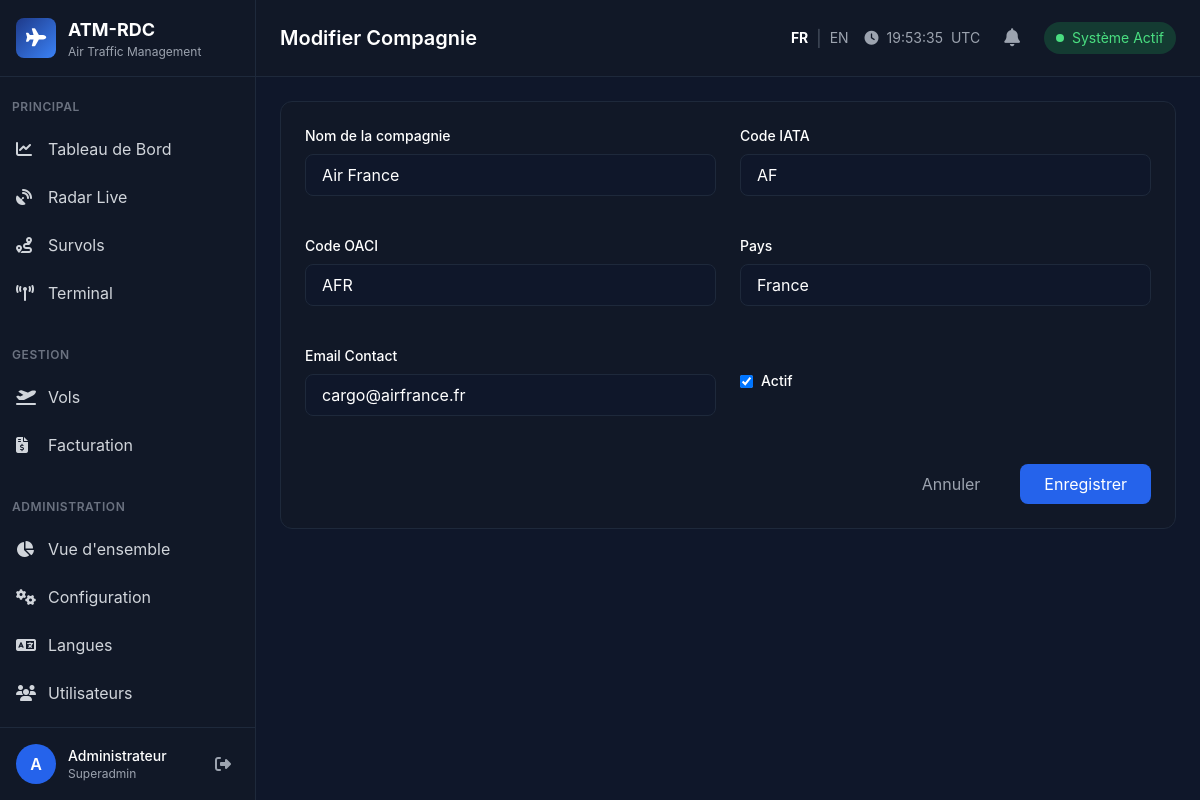
The page /admin/airlines/edit/2 (signed in) on the database its author committed.
### models/system.py (models this page shows, shortened)
class SystemConfig(db.Model):
    __tablename__ = 'system_configs'
    id = db.Column(db.Integer, primary_key=True)
    key = db.Column(db.String(100), unique=True, nullable=False, index=True)
    value = db.Column(db.Text)
    value_type = db.Column(db.String(20), default='string')
    category = db.Column(db.String(50))
    description = db.Column(db.Text)
    is_public = db.Column(db.Boolean, default=False)
    is_editable = db.Column(db.Boolean, default=True)
    updated_by = db.Column(db.Integer, db.ForeignKey('users.id'))
    created_at = db.Column(db.DateTime, default=datetime.utcnow)
    updated_at = db.Column(db.DateTime, default=datetime.utcnow, onupdate=datetime.utcnow)

### models/user.py (models this page shows, shortened)
class User(db.Model, UserMixin):
    __tablename__ = 'users'
    id = db.Column(db.Integer, primary_key=True)
    username = db.Column(db.String(80), unique=True, nullable=False, index=True)
    email = db.Column(db.String(120), unique=True, nullable=False, index=True)
    password_hash = db.Column(db.String(256), nullable=False)
    role = db.Column(db.String(50), default='observer', index=True)
    role_id = db.Column(db.Integer, db.ForeignKey('roles.id'))
    user_role = db.relationship('Role', backref='users')
    first_name = db.Column(db.String(100))
    last_name = db.Column(db.String(100))
    phone = db.Column(db.String(50))
    department = db.Column(db.String(100))
    is_active = db.Column(db.Boolean, default=True, index=True)
    is_verified = db.Column(db.Boolean, default=False)
    language = db.Column(db.String(10), default='fr')
    timezone = db.Column(db.String(50), default='Africa/Kinshasa')
    failed_login_attempts = db.Column(db.Integer, default=0)
    locked_until = db.Column(db.DateTime)
    password_changed_at = db.Column(db.DateTime)
    last_login = db.Column(db.DateTime)
    last_login_ip = db.Column(db.String(45))
    created_at = db.Column(db.DateTime, default=datetime.utcnow)
    updated_at = db.Column(db.DateTime, default=datetime.utcnow, onupdate=datetime.utcnow)
    def has_role(self, roles):
        if isinstance(roles, str):
            roles = [roles]
        if self.user_role:
            if self.user_role.name in roles:
                return True
        return self.role in roles

### models/airline.py (models this page shows, shortened)
class Airline(db.Model):
    __tablename__ = 'airlines'
    id = db.Column(db.Integer, primary_key=True)
    iata_code = db.Column(db.String(3), unique=True, index=True)
    icao_code = db.Column(db.String(4), unique=True, index=True)
    name = db.Column(db.String(200), nullable=False)
    name_local = db.Column(db.String(200))
    callsign = db.Column(db.String(50))
    country = db.Column(db.String(100))
    country_code = db.Column(db.String(3))
    headquarters = db.Column(db.String(200))
    address = db.Column(db.Text)
    city = db.Column(db.String(100))
    postal_code = db.Column(db.String(20))
    email = db.Column(db.String(120))
    phone = db.Column(db.String(50))
    fax = db.Column(db.String(50))
    website = db.Column(db.String(200))
    contact_name = db.Column(db.String(100))
    contact_email = db.Column(db.String(120))
    tax_id = db.Column(db.String(50))
    billing_currency = db.Column(db.String(3), default='USD')
    payment_terms_days = db.Column(db.Integer, default=30)
    credit_limit = db.Column(db.Float, default=0)
    current_balance = db.Column(db.Float, default=0)
    is_domestic = db.Column(db.Boolean, default=False)
    exempt_overflight_fees = db.Column(db.Boolean, default=False)
    is_active = db.Column(db.Boolean, default=True)
    notes = db.Column(db.Text)
    created_at = db.Column(db.DateTime, default=datetime.utcnow)
    updated_at = db.Column(db.DateTime, default=datetime.utcnow, onupdate=datetime.utcnow)

### routes/admin.py (the view, shortened to what this page needs)
@admin_bp.route('/airlines/edit/<int:id>', methods=['GET', 'POST'])
@admin_bp.route('/airlines/create', methods=['GET', 'POST'])
@login_required
@role_required(['superadmin', 'billing'])
def edit_airline(id=None):
    airline = Airline.query.get(id) if id else None
    return render_template('admin/airline_form.html', airline=airline)

### templates/admin/airline_form.html (shortened to what this page needs)
{% extends "base.html" %}
{% block page_title %}{% if airline %}Modifier Compagnie{% else %}Ajouter une Compagnie{% endif %}{% endblock %}
{% block content %}
<div class="bg-dark-400 rounded-xl border border-dark-100 overflow-hidden max-w-4xl mx-auto">
    <form method="POST" class="p-6">
        <div class="grid grid-cols-1 md:grid-cols-2 gap-6">
            <div class="mb-4">
                <label class="block text-sm font-medium text-white mb-2">Nom de la compagnie</label>
                <input type="text" name="name" value="{{ airline.name if airline else '' }}" required
                       class="w-full bg-dark-500 border border-dark-100 rounded-lg px-4 py-2 text-white focus:outline-none focus:border-primary-500">
            </div>
            <div class="mb-4">
                <label class="block text-sm font-medium text-white mb-2">Code IATA</label>
                <input type="text" name="iata_code" value="{{ airline.iata_code if airline else '' }}" maxlength="2"
                       class="w-full bg-dark-500 border border-dark-100 rounded-lg px-4 py-2 text-white focus:outline-none focus:border-primary-500">
            </div>
            <div class="mb-4">
                <label class="block text-sm font-medium text-white mb-2">Code OACI</label>
                <input type="text" name="icao_code" value="{{ airline.icao_code if airline else '' }}" maxlength="3"
                       class="w-full bg-dark-500 border border-dark-100 rounded-lg px-4 py-2 text-white focus:outline-none focus:border-primary-500">
            </div>
            <div class="mb-4">
                <label class="block text-sm font-medium text-white mb-2">Pays</label>
                <input type="text" name="country" value="{{ airline.country if airline else '' }}"
                       class="w-full bg-dark-500 border border-dark-100 rounded-lg px-4 py-2 text-white focus:outline-none focus:border-primary-500">
            </div>
            <div class="mb-4">
                <label class="block text-sm font-medium text-white mb-2">Email Contact</label>
                <input type="email" name="email" value="{{ airline.email if airline else '' }}"
                       class="w-full bg-dark-500 border border-dark-100 rounded-lg px-4 py-2 text-white focus:outline-none focus:border-primary-500">
            </div>
            <div class="mb-4 flex items-center">
                 <input type="checkbox" name="is_active" id="is_active" {% if not airline or airline.is_active %}checked{% endif %}
                       class="form-checkbox bg-dark-600 border-dark-200 text-primary-600 rounded mr-2">
                 <label for="is_active" class="text-sm font-medium text-white">Actif</label>
            </div>
        </div>
        <div class="flex justify-end gap-4 mt-8">
            <a href="{{ url_for('admin.airlines') }}" class="px-6 py-2 text-gray-400 hover:text-white">Annuler</a>
            <button type="submit" class="bg-primary-600 hover:bg-primary-700 text-white px-6 py-2 rounded-lg transition-colors">
                Enregistrer
            </button>
        </div>
    </form>
</div>
{% endblock %}

### templates/base.html (shortened to what this page needs)
<!DOCTYPE html>
<html lang="fr" class="dark">
<head>
    <script src="https://cdn.tailwindcss.com"></script>
    <script src="{{ url_for('static', filename='js/tailwind_config.js') }}"></script>
    <link rel="stylesheet" href="https://unpkg.com/leaflet@1.9.4/dist/leaflet.css" />
    <link rel="stylesheet" href="https://cdnjs.cloudflare.com/ajax/libs/font-awesome/6.4.2/css/all.min.css">
    <link rel="stylesheet" href="{{ url_for('static', filename='css/base.css') }}">
</head>
<body class="bg-dark-500 text-gray-100 min-h-screen">
    {% if current_user.is_authenticated %}
    <div class="flex h-screen overflow-hidden">
        <aside class="w-64 bg-dark-400 border-r border-dark-100 flex flex-col">
            <div class="p-4 border-b border-dark-100">
                <div class="flex items-center gap-3">
                    <div class="w-10 h-10 rounded-lg gradient-border flex items-center justify-center overflow-hidden">
                        {% if branding.get('logo_path') %}
                        <img src="{{ url_for('static', filename=branding.get('logo_path')) }}" alt="Logo" class="w-full h-full object-cover">
                        {% else %}
                        <i class="fas fa-plane text-white text-lg"></i>
                        {% endif %}
                    </div>
                    <div>
                        <h1 class="font-bold text-lg text-white">{{ branding.get('app_name', t('app_name')) }}</h1>
                        <p class="text-xs text-gray-400">{{ t('app_title') }}</p>
                    </div>
                </div>
            </div>
            <nav class="flex-1 py-4 overflow-y-auto">
                <div class="px-3 mb-2">
                    <span class="text-xs font-semibold text-gray-500 uppercase tracking-wider">{{ t('nav.main') }}</span>
                </div>
                <a href="{{ url_for('dashboard.index') }}" class="sidebar-item flex items-center gap-3 px-4 py-3 text-gray-300 hover:text-white transition-colors " data-testid="nav-dashboard">
                    <i class="fas fa-chart-line w-5"></i>
                    <span>{{ t('nav.dashboard') }}</span>
                </a>
                <a href="{{ url_for('radar.index') }}" class="sidebar-item flex items-center gap-3 px-4 py-3 text-gray-300 hover:text-white transition-colors " data-testid="nav-radar">
                    <i class="fas fa-satellite-dish w-5"></i>
                    <span>{{ t('nav.live_monitor') }}</span>
                </a>
                <a href="{{ url_for('radar.overflights') }}" class="sidebar-item flex items-center gap-3 px-4 py-3 text-gray-300 hover:text-white transition-colors " data-testid="nav-overflights">
                    <i class="fas fa-route w-5"></i>
                    <span>{{ t('nav.overflights') }}</span>
                </a>
                <a href="{{ url_for('radar.terminal') }}" class="sidebar-item flex items-center gap-3 px-4 py-3 text-gray-300 hover:text-white transition-colors " data-testid="nav-terminal">
                    <i class="fas fa-tower-broadcast w-5"></i>
                    <span>{{ t('nav.terminal') }}</span>
                </a>
                <div class="px-3 mt-6 mb-2">
                    <span class="text-xs font-semibold text-gray-500 uppercase tracking-wider">{{ t('nav.management') }}</span>
                </div>
                <a href="{{ url_for('flights.index') }}" class="sidebar-item flex items-center gap-3 px-4 py-3 text-gray-300 hover:text-white transition-colors " data-testid="nav-flights">
                    <i class="fas fa-plane-departure w-5"></i>
                    <span>{{ t('nav.flights') }}</span>
                </a>
                {% if current_user.role in ['superadmin', 'billing', 'supervisor'] %}
                <a href="{{ url_for('invoices.index') }}" class="sidebar-item flex items-center gap-3 px-4 py-3 text-gray-300 hover:text-white transition-colors " data-testid="nav-invoices">
                    <i class="fas fa-file-invoice-dollar w-5"></i>
                    <span>{{ t('nav.invoices') }}</span>
                </a>
                {% endif %}
                {% if current_user.role in ['superadmin', 'auditor'] %}
                <div class="px-3 mt-6 mb-2">
                    <span class="text-xs font-semibold text-gray-500 uppercase tracking-wider">{{ t('nav.admin') }}</span>
                </div>
                <a href="{{ url_for('admin.index') }}" class="sidebar-item flex items-center gap-3 px-4 py-3 text-gray-300 hover:text-white transition-colors " data-testid="nav-admin">
                    <i class="fas fa-chart-pie w-5"></i>
                    <span>{{ t('nav.overview') }}</span>
                </a>
                <a href="{{ url_for('admin.settings') }}" class="sidebar-item flex items-center gap-3 px-4 py-3 text-gray-300 hover:text-white transition-colors " data-testid="nav-settings">
                    <i class="fas fa-cogs w-5"></i>
                    <span>{{ t('nav.settings') }}</span>
                </a>
                <a href="{{ url_for('admin.languages') }}" class="sidebar-item flex items-center gap-3 px-4 py-3 text-gray-300 hover:text-white transition-colors " data-testid="nav-languages">
                    <i class="fas fa-language w-5"></i>
                    <span>{{ t('nav.languages') or 'Langues' }}</span>
                </a>
                <a href="{{ url_for('admin.users') }}" class="sidebar-item flex items-center gap-3 px-4 py-3 text-gray-300 hover:text-white transition-colors " data-testid="nav-users">
                    <i class="fas fa-users w-5"></i>
                    <span>{{ t('nav.users') }}</span>
                </a>
                <a href="{{ url_for('admin.roles') }}" class="sidebar-item flex items-center gap-3 px-4 py-3 text-gray-300 hover:text-white transition-colors " data-testid="nav-roles">
                </a>
                {% endif %}
            </nav>
            <div class="p-4 border-t border-dark-100">
                <div class="flex items-center gap-3">
                    <div class="w-10 h-10 rounded-full bg-primary-600 flex items-center justify-center">
                        <span class="text-white font-semibold">{{ current_user.username[0].upper() }}</span>
                    </div>
                    <div class="flex-1 min-w-0">
                        <p class="text-sm font-medium text-white truncate">{{ current_user.first_name or current_user.username }}</p>
                        <p class="text-xs text-gray-400 capitalize">{{ current_user.role }}</p>
                    </div>
                    <a href="{{ url_for('auth.logout') }}" class="p-2 text-gray-400 hover:text-red-400 transition-colors" title="{{ t('auth.logout') }}" data-testid="btn-logout">
                        <i class="fas fa-sign-out-alt"></i>
                    </a>
                </div>
            </div>
        </aside>
        <main class="flex-1 flex flex-col overflow-hidden">
            <header class="bg-dark-400 border-b border-dark-100 px-6 py-4">
                <div class="flex items-center justify-between">
                    <div>
                        <h2 class="text-xl font-semibold text-white">{% block page_title %}{{ t('dashboard.title') }}{% endblock %}</h2>
                    </div>
                    <div class="flex items-center gap-4">
                        <div class="flex items-center gap-2">
                             <a href="{{ url_for('set_language', lang_code='fr') }}" class="text-sm {% if current_lang == 'fr' %}text-white font-bold{% else %}text-gray-400{% endif %}">FR</a>
                             <span class="text-gray-600">|</span>
                             <a href="{{ url_for('set_language', lang_code='en') }}" class="text-sm {% if current_lang == 'en' %}text-white font-bold{% else %}text-gray-400{% endif %}">EN</a>
                        </div>
                        <div class="flex items-center gap-2 text-sm text-gray-400">
                            <i class="fas fa-clock"></i>
                            <span id="current-time">--:--:--</span>
                            <span>{{ t('common.time_utc') }}</span>
                        </div>
                        <div class="relative" id="notifications-dropdown-container">
                            <button onclick="toggleNotifications()" class="relative p-2 text-gray-400 hover:text-white transition-colors" data-testid="btn-alerts">
                                <i class="fas fa-bell text-lg"></i>
                            </button>
                        </div>
                        <div class="flex items-center gap-2 px-3 py-1.5 bg-green-500/20 text-green-400 rounded-full text-sm">
                            <span class="w-2 h-2 bg-green-400 rounded-full status-dot"></span>
                            <span>{{ t('dashboard.system_active') }}</span>
                        </div>
                    </div>
                </div>
            </header>
            <div class="flex-1 overflow-y-auto p-6">
                {% block content %}{% endblock %}
            </div>
        </main>
    </div>
    {% else %}
    {% block auth_content %}{% endblock %}
    {% endif %}
</body>
</html>

### rows shown on the page
SystemConfig: get "ATM-RDC"
User: username "A", first_name "Administrateur", role "Superadmin"
Airline: name "Air France", iata_code "AF", icao_code "AFR", country "France", email "cargo@airfrance.fr", is_active "☑"

### other values the page prints
{{ t('app_title') }} "Air Traffic Management"
{{ t('nav.main') }} "PRINCIPAL"
{{ t('nav.dashboard') }} "Tableau de Bord"
{{ t('nav.live_monitor') }} "Radar Live"
{{ t('nav.overflights') }} "Survols"
{{ t('nav.terminal') }} "Terminal"
{{ t('nav.management') }} "GESTION"
{{ t('nav.flights') }} "Vols"
{{ t('nav.invoices') }} "Facturation"
{{ t('nav.admin') }} "ADMINISTRATION"
{{ t('nav.overview') }} "Vue d'ensemble"
{{ t('nav.settings') }} "Configuration"
{{ t('nav.languages') or 'Langues' }} "Langues"
{{ t('nav.users') }} "Utilisateurs"
{{ t('common.time_utc') }} "UTC"
